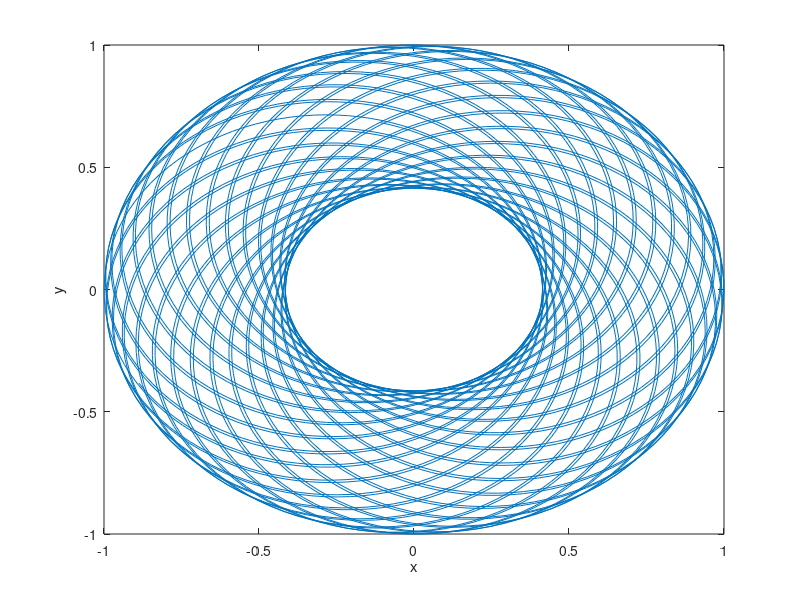
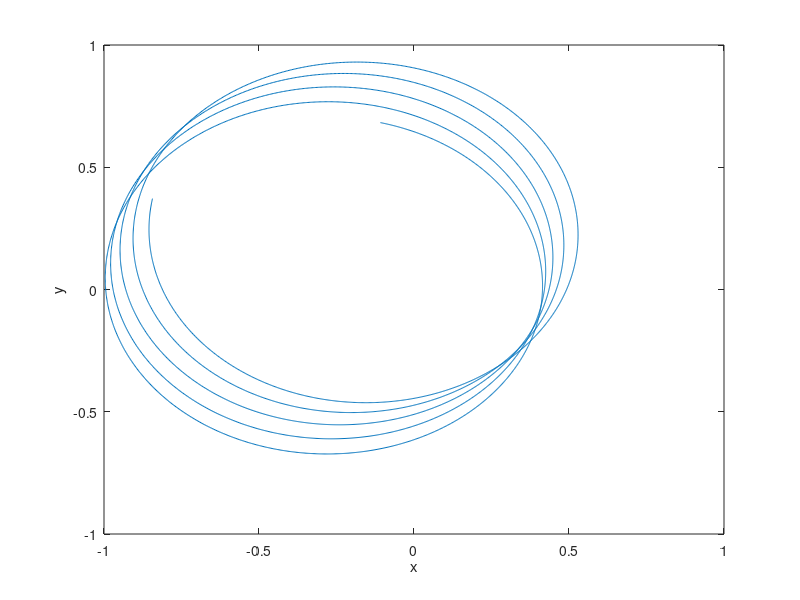
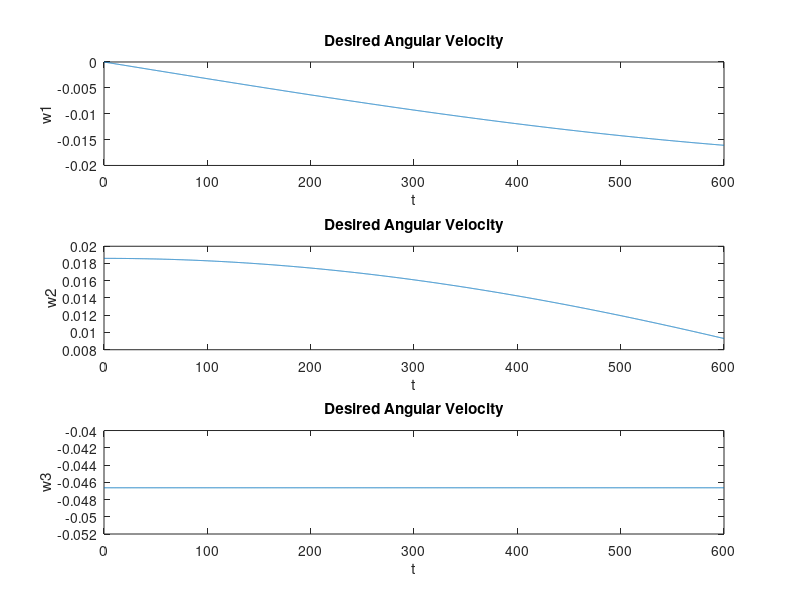
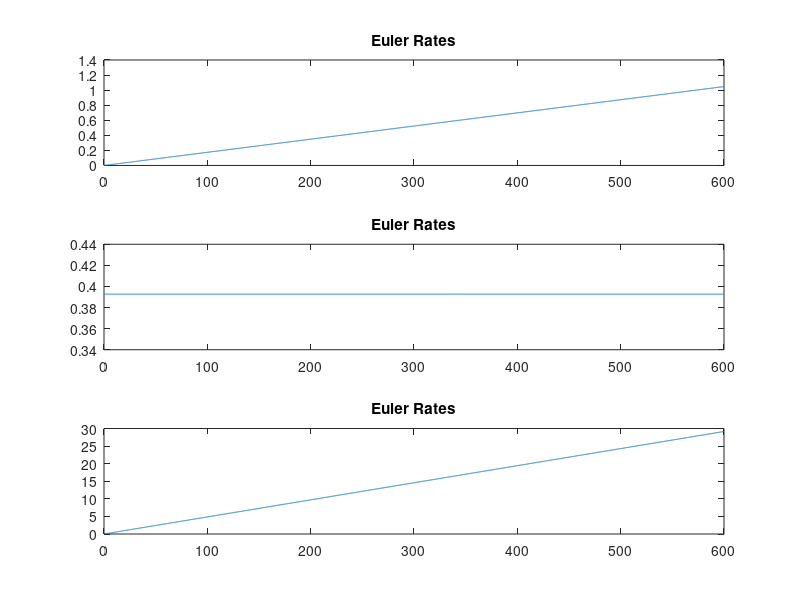

Recreate these plots in MATLAB, in order. (Note: this script raises an error after producing the figures.)
clear;
close all;
clc;

%% Problem 1

t = (0:1:7200)';
m = length(t);
x = zeros(m,1); % pre allocating memory
y = zeros(m,1); % pre allocating memory
v = 0.3927; % desired theta in unit of rads

for i = 1:m
    
tt  = t(i);
phi = 0.001745*tt; % simple integral so dod not bother doing it in matlab, for IC φ (0) = 0
psi = 0.04859*tt;  % simple integral so dod not bother doing it in matlab, for IC  ψ (0) = 0

e1 = cos(v)*cos(psi)*cos(phi)-((cos(v))^2)*sin(psi)*sin(phi)+((sin(v))^2)*sin(phi); % theta = v , s= psi, p = phi
e2 = cos(v)*cos(psi)*sin(phi)+((cos(v))^2)*sin(psi)*cos(phi)-((sin(v))^2)*cos(phi);
e3 = cos(v)*sin(v)*(sin(psi)+1);

x(i,:) = e1/(1+e3);
y(i,:) = e2/(1+e3);

end

figure(1);
plot(y,x)
xlabel('x'), ylabel('y')

%% Problem 2

t2 = (0:.1:600)';
m2 = length(t2);
x2 = zeros(m2,1); % pre allocating memory
y2 = zeros(m2,1); % pre allocating memory
w  = zeros(m2,3); % pre allocating memory
v  = 0.3927; % desired theta in unit of rads

w2  = zeros(m2,3);
phi1=zeros(m2,1);
psi1=zeros(m2,1);
v1  = ones(m2,1)*0.3927;
for j = 1:m2
    
    tt2  = t2(j);
    
    phi1(j,:) = 0.001745*tt2; % simple integral so dod not bother doing it in matlab, for IC  φ (0) = 0
  
    psi1(j,:) = 0.04859*tt2;
    
    phi = 0.001745*tt2; % simple integral so dod not bother doing it in matlab, for IC  φ (0) = 0
    psi = 0.04859*tt2;  % simple integral so dod not bother doing it in matlab, for IC  ψ (0) = 0

    e12 = cos(v)*cos(psi)*cos(phi)-((cos(v))^2)*sin(psi)*sin(phi)+((sin(v))^2)*sin(phi); % theta = v , s= psi, p = phi
    e22 = cos(v)*cos(psi)*sin(phi)+((cos(v))^2)*sin(psi)*cos(phi)-((sin(v))^2)*cos(phi);
    e32 = cos(v)*sin(v)*(sin(psi)+1);

    x2(j,:) = e12/(1+e32);
    y2(j,:) = e22/(1+e32);

    %Angular Velocity Trajectories
     w1 = inv((1/sin(v)*[cos(v)*sin(phi) -cos(v)*cos(phi)  -sin(v);...
                        -sin(v)*cos(phi) -sin(v)*sin(phi)   0     ;...
                        -sin(phi)         cos(phi)          0     ])) * [0.001745 0 0.04859 ]';
 
                    
    % Checking if Euler Angles are correct
    EulerRates = (1/sin(v)*[cos(v)*sin(phi) -cos(v)*cos(phi)  -sin(v);...
                           -sin(v)*cos(phi) -sin(v)*sin(phi)   0     ;...
                           -sin(phi)         cos(phi)          0     ])*w1;
    

    % desired angular velocity trajectories 
    w(j,:) = w1; 
    w2(j,:) =  EulerRates; 


end

figure(2);
plot(y2,x2)
xlabel('x'), ylabel('y')

figure(3);
subplot(3,1,1)
plot (t2, w(:,1))
ylabel('w1')
xlabel('t')
title ('Desired Angular Velocity')
subplot(3,1,2)
plot (t2, w(:,2))
ylabel('w2')
xlabel('t')
title ('Desired Angular Velocity')
subplot(3,1,3)
plot (t2, w(:,3))
ylabel('w3')
xlabel('t')
title ('Desired Angular Velocity')

% plots of euler rates 
figure (4)
subplot(3,1,1)
plot (t2, phi1(:,1))
title ('Euler Rates')
subplot(3,1,2)
plot (t2, v1(:,1))
title ('Euler Rates')
subplot(3,1,3)
plot (t2, psi1(:,1))
title ('Euler Rates')


%% Problem 3

% My Euler angle attitude matrix using 3-1-3 attitude sequence at the
% initial time 
deg = 22.5;% in radians here
A = [cos(0)*cos(0) - sin(0)*cos(deg)*sin(0), sin(0)*cos(0)  + cos(0)*cos(deg)*sin(0), sin(deg)*sin(0);...
    -cos(0)*sin(0) - sin(0)*cos(deg)*cos(0), -sin(0)*sin(0) + cos(0)*cos(deg)*cos(0), sin(deg)*cos(0);...
     sin(0)*sin(deg),                        -cos(0)*sin(deg),                        cos(deg)];

% initial time desired quaternion 
q1 =sqrt(.25*(1+A(1,1)-A(2,2)-A(3,3))); 
q2 =sqrt(.25*(1+A(2,2)-A(1,1)-A(3,3)));
q3 =sqrt(.25*(1+A(3,3)-A(2,2)-A(1,1)));
q4 =sqrt(.25*(1+A(1,1)+A(2,2)+A(3,3)));

q = [q1 q2 q3 q4]'


%% Problem 3 continued

Q  = zeros(m2,4);
Q(1,:)=[q];

for k = 1:m2-1

    c12    = (sin(.5*norm(w(k,:))*.1)*w(k,:)) / norm(w(k,:));
    c21    = -(c12);
    c22    = (cos(.5*sqrt(w(k,1)^2 + w(k,2)^2 + w(k,3)^2)*.1));
    c11    = cos(.5*norm(w(k,:))*.1)*eye(3) -[0 -c12(3) c12(2); c12(3) 0 -c12(1); -c12(2) c12(1) 0] ;
    
    om     = [c11 c12'; c21 c22 ]*Q(k,:)';
     
    % desired quaternion 
    Q(k+1,:) = om'; 
   
end

figure(5);
subplot(2,2,1)
plot(t2,Q(:,1));
ylabel('Desired q1')
xlabel('t')
title('Desired Quaternion')

subplot(2,2,2)
plot(t2,Q(:,2));
ylabel('Desired q2')
xlabel('t')
title('Desired Quaternion')

subplot(2,2,3)
plot(t2,Q(:,3));
ylabel('Desired q3')
xlabel('t')
title('Desired Quaternion')

subplot(2,2,4)
plot(t2,Q(:,4));
ylabel('Desired q4')
xlabel('t')
title('Desired Quaternion')

%% Problem 4

L  = zeros(m2,3);
q0 = [0 0 0 1]';
w0 = [0 0 0]';

dt = .1;
xr = zeros(m2,7);
xr(1,:)=[q0;w0]'; % not desired q and w 

for kk = 1:m2-1
    
    
    kq = 15;
    kw = 15;

    EEd = [ Q(kk,4) -Q(kk,3)  Q(kk,2);...
            Q(kk,3)  Q(kk,4) -Q(kk,1);...
           -Q(kk,2)  Q(kk,1)  Q(kk,4);...
           -Q(kk,1) -Q(kk,2) -Q(kk,3)];
    
    L(kk,:) = -kq * EEd' * xr(kk,1:4)' - kw*( xr(kk,5:7)' - w(kk,:)');

        f1=dt*rungakutta(xr(kk,:),L(kk,:));
        f2=dt*rungakutta(xr(kk,:)+0.5*f1',L(kk,:));
        f3=dt*rungakutta(xr(kk,:)+0.5*f2',L(kk,:));
        f4=dt*rungakutta(xr(kk,:)+f3',L(kk,:));
        xr(kk+1,:)=xr(kk,:)+(1/6*(f1'+2*f2'+2*f3'+f4'));
        
        

end
 
del_q = zeros(m2,3);

for k = 1:m2-1
    
     E = [ Q(k,4) -Q(k,3)  Q(k,2);...
           Q(k,3)  Q(k,4) -Q(k,1);...
          -Q(k,2)  Q(k,1)  Q(k,4);...
          -Q(k,1) -Q(k,2) -Q(k,3)];
                
     U = ((quatnorm(Q(k,:)))^-2) * E' * xr(k,1:4)';
     del_q(k+1,:) = U; 
end

figure(6);
subplot(2,2,1)
plot(t2,xr(:,1));
ylabel('q1')
xlabel('t')
title ('Quaternion')

subplot(2,2,2)
plot(t2,xr(:,2));
ylabel('q2')
xlabel('t')
title ('Quaternion')

subplot(2,2,3)
plot(t2,xr(:,3));
ylabel('q3')
xlabel('t')
title ('Quaternion')

subplot(2,2,4)
plot(t2,xr(:,4));
ylabel('q4')
xlabel('t')
title ('Quaternion')



figure(7);
subplot(2,2,1)
plot(t2,xr(:,1),'r',t2,Q(:,1));
ylabel('q1')
xlabel('t')
title ('Quaternion vs Desired Quaternion')

subplot(2,2,2)
plot(t2,xr(:,2),'r',t2,Q(:,2));
ylabel('q2')
xlabel('t')
title ('Quaternion vs Desired Quaternion')

subplot(2,2,3)
plot(t2,xr(:,3),'r',t2,Q(:,3));
ylabel('q3')
xlabel('t')
title ('Quaternion vs Desired Quaternion')

subplot(2,2,4)
plot(t2,xr(:,4),'r',t2,Q(:,4));
ylabel('q4')
xlabel('t')
title ('Quaternion vs Desired Quaternion')



figure(8);
subplot(3,1,1)
plot (t2, xr(:,5))
ylabel('w1')
xlabel('t')
title ('Angular Velocity')

subplot(3,1,2)
plot (t2, xr(:,6))
ylabel('w2')
xlabel('t')
title ('Angular Velocity')

subplot(3,1,3)
plot (t2, xr(:,7))
ylabel('w3')
xlabel('t')
title ('Angular Velocity')


figure(9);
subplot(3,1,1)
plot (t2, xr(:,5),'r', t2, w(:,1))
ylabel('w1')
xlabel('t')
title ('Angular Velocity vs Desired Angular Velocity')

subplot(3,1,2)
plot (t2, xr(:,6),'r', t2, w(:,2))
ylabel('w2')
xlabel('t')
title ('Angular Velocity vs Desired Angular Velocity')

subplot(3,1,3)
plot (t2, xr(:,7),'r',t2, w(:,3))
ylabel('w3')
xlabel('t')
title ('Angular Velocity vs Desired Angular Velocity')



figure(10);
subplot(3,1,1)
plot (t2, L(:,1))
ylabel('L1')
xlabel('t')
title ('Control Law')

subplot(3,1,2)
plot (t2, L(:,2))
ylabel('L2')
xlabel('t')
title ('Control Law')

subplot(3,1,3)
plot (t2, L(:,3))
ylabel('L3')
xlabel('t')
title ('Control Law')



figure(11);
subplot(3,1,1)
plot (t2, xr(:,5)-w(:,1))
ylabel('w1')
xlabel('t')
title ('Difference in angular velocity Desired and Not Desired ')

subplot(3,1,2)
plot (t2, xr(:,6)-w(:,2))
ylabel('w2')
xlabel('t')
title ('Difference in angular velocity Desired and Not Desired ')

subplot(3,1,3)
plot (t2,xr(:,7)- w(:,3))
ylabel('w2')
xlabel('t')
title ('Difference in angular velocity Desired and Not Desired ')

figure(12);
plot(t2,del_q(:,1),'r',t2,del_q(:,2),'g',t2,del_q(:,3),'b');
ylabel('Del q')
xlabel('t')
title ('Quaternion at each time step ')

mag = zeros(m2,1);

for i = 1:m2-1
    
    mag(i,:) = norm(L(i,:));
    
    
end

figure(13);
plot(t2,mag);
ylabel('MAG L')
xlabel('t')
title ('MAGINTUDE OF CONTROLLER L ')

function f=rungakutta(x0,L1) 
EE = [x0(4) -x0(3)  x0(2);...
      x0(3)  x0(4) -x0(1);...
     -x0(2)  x0(1)  x0(4);...
     -x0(1) -x0(2) -x0(3)];
 
WW = [x0(5) x0(6) x0(7)]';

J  = [ 399   -2.71  -1.21;...
      -2.71   377    2.14;...
      -1.21   2.14   377];  
  
WC = [0     -x0(7)  x0(6);...
      x0(7)   0    -x0(5);...
     -x0(6)  x0(5)   0];

dq = .5 * EE * WW;
dw = -inv(J)* WC * (J * WW) + inv(J)  * L1';

f=[dq ; dw];
end


